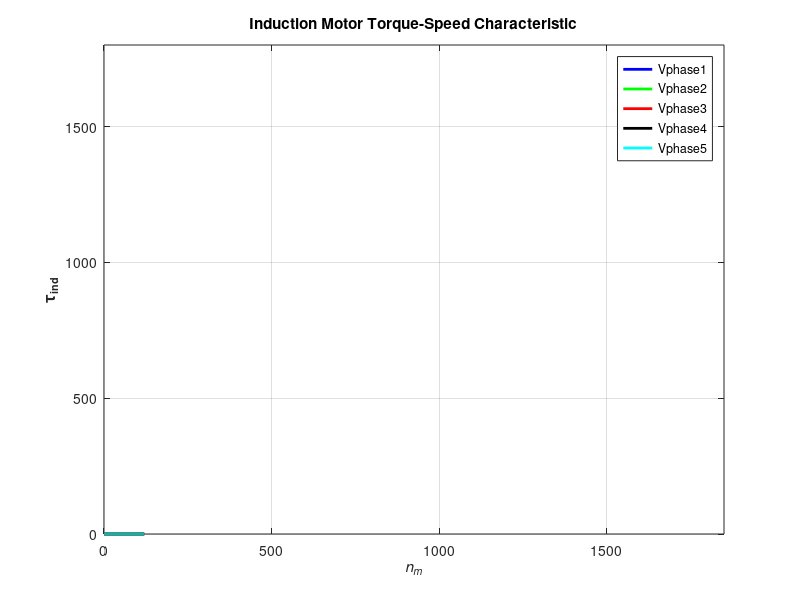

The MATLAB script that drew this image:
function variable_stator_voltage
r1 = input("stator resistance:");                 % Stator resistance
x1 = input("Stator reactance:");                  % Stator reactance
r2 = input("Rotor resistance:");                  % Rotor resistance
x2 = input("Rotor reactance:");                   % Rotor reactance
xm = input("Magnetization branch reactance:");    % Magnetization branch reactance
v_phase1 = input("Testing line voltage1:") / sqrt(3);    % Phase voltage
v_phase2 = input("Testing line voltage2:") / sqrt(3);
v_phase3 = input("Testing line voltage3:") / sqrt(3);
v_phase4 = input("Testing line voltage4:") / sqrt(3);
v_phase5 = input("Testing line voltage5:") / sqrt(3);


f=input("frequency:");
Poles=input("Poles:");

n_sync = 120*f/Poles;              % Synchronous speed (r/min)
w_sync = n_sync*2*pi/60;             % Synchronous speed (rad/s)

% Calculate the Thevenin voltage and impedance from Equations
% 7-41a and 7-43.

z_th = ((1i*xm) * (r1 + 1i*x1)) / (r1 + 1i*(x1 + xm));
r_th = real(z_th);
x_th = imag(z_th);
 
    % Now calculate the torque-speed characteristic for many
    % slips between 0 and 1.  Note that the first slip value 
    % is set to 0.001 instead of exactly 0 to avoid divide-
    % by-zero problems.
     s = (0:.1:50) / 50;           % Slip
     s(1) = 0.001;
     nm = (1 - s) * n_sync;       % Mechanical speed rpm
     wm = (1-s) * w_sync;         % Mechanical speed rps
     
% v_phase1
    
    v_th = v_phase1 * ( xm / sqrt(r1^2 + (x1 + xm)^2) );

    for ii = 1:length(s)
        t_ind1(ii) = (3 * v_th^2 * r2 / s(ii)) / ...
            (w_sync * ((r_th + r2/s(ii))^2 + (x_th + x2)^2) );
    end

    plot(nm,t_ind1,'Color','b','LineWidth',2.0);
    axis([0 1850 0 1800]);
    xlabel('\itn_{m}','Fontweight','Bold');
    ylabel('\tau_{ind}','Fontweight','Bold');
    title ('Induction Motor Torque-Speed Characteristic','Fontweight','Bold');
    grid on;
    hold on;
    
 % v_phase2
    v_th = v_phase2 * ( xm / sqrt(r1^2 + (x1 + xm)^2) );

    for ii = 1:length(s)
        t_ind1(ii) = (3 * v_th^2 * r2 / s(ii)) / ...
            (w_sync * ((r_th + r2/s(ii))^2 + (x_th + x2)^2) );
    end

    plot(nm,t_ind1,'Color','g','LineWidth',2.0);
    axis([0 1850 0 1800]);
    xlabel('\itn_{m}','Fontweight','Bold');
    ylabel('\tau_{ind}','Fontweight','Bold');
    title ('Induction Motor Torque-Speed Characteristic','Fontweight','Bold');
    grid on;
    hold on;
 % v_phase3
    v_th = v_phase3 * ( xm / sqrt(r1^2 + (x1 + xm)^2) );

    for ii = 1:length(s)
        t_ind1(ii) = (3 * v_th^2 * r2 / s(ii)) / ...
            (w_sync * ((r_th + r2/s(ii))^2 + (x_th + x2)^2) );
    end

    plot(nm,t_ind1,'Color','r','LineWidth',2.0);
    axis([0 1850 0 1800]);
    xlabel('\itn_{m}','Fontweight','Bold');
    ylabel('\tau_{ind}','Fontweight','Bold');
    title ('Induction Motor Torque-Speed Characteristic','Fontweight','Bold');
    grid on;
    hold on;
    
  % v_phase4
    v_th = v_phase4 * ( xm / sqrt(r1^2 + (x1 + xm)^2) );

    for ii = 1:length(s)
        t_ind1(ii) = (3 * v_th^2 * r2 / s(ii)) / ...
            (w_sync * ((r_th + r2/s(ii))^2 + (x_th + x2)^2) );
    end

    plot(nm,t_ind1,'Color','k','LineWidth',2.0);
    axis([0 1850 0 1800]);
    xlabel('\itn_{m}','Fontweight','Bold');
    ylabel('\tau_{ind}','Fontweight','Bold');
    title ('Induction Motor Torque-Speed Characteristic','Fontweight','Bold');
    grid on;
    hold on;
    
  % v_phase5
    v_th = v_phase5 * ( xm / sqrt(r1^2 + (x1 + xm)^2) );

    for ii = 1:length(s)
        t_ind1(ii) = (3 * v_th^2 * r2 / s(ii)) / ...
            (w_sync * ((r_th + r2/s(ii))^2 + (x_th + x2)^2) );
    end

    plot(nm,t_ind1,'Color','c','LineWidth',2.0);
    axis([0 1850 0 1800]);
    xlabel('\itn_{m}','Fontweight','Bold');
    ylabel('\tau_{ind}','Fontweight','Bold');
    title ('Induction Motor Torque-Speed Characteristic','Fontweight','Bold');
    grid on;
    hold on;
    
    legend('Vphase1','Vphase2','Vphase3','Vphase4','Vphase5');
